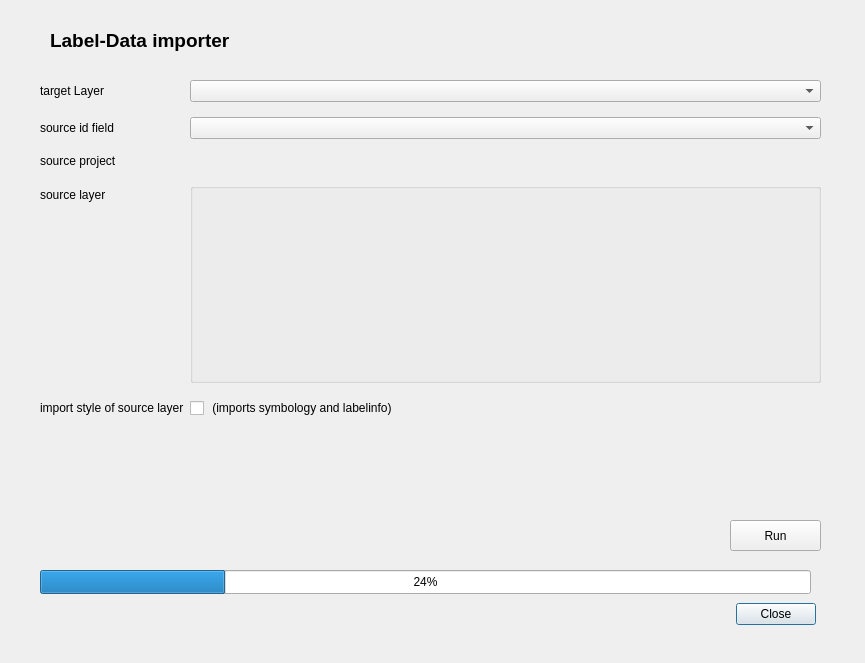
<?xml version="1.0" encoding="UTF-8"?>
<ui version="4.0">
 <class>DataDefinedLabelImporterDialogBase</class>
 <widget class="QDialog" name="DataDefinedLabelImporterDialogBase">
  <property name="geometry">
   <rect>
    <x>0</x>
    <y>0</y>
    <width>865</width>
    <height>663</height>
   </rect>
  </property>
  <property name="windowTitle">
   <string>Auxiliary Labeldata Importer</string>
  </property>
  <widget class="QWidget" name="formLayoutWidget">
   <property name="geometry">
    <rect>
     <x>40</x>
     <y>80</y>
     <width>781</width>
     <height>431</height>
    </rect>
   </property>
   <layout class="QFormLayout" name="formLayout">
    <property name="verticalSpacing">
     <number>15</number>
    </property>
    <item row="0" column="0">
     <widget class="QLabel" name="label_2">
      <property name="text">
       <string>target Layer</string>
      </property>
     </widget>
    </item>
    <item row="0" column="1">
     <widget class="QgsMapLayerComboBox" name="targetLayer"/>
    </item>
    <item row="1" column="0">
     <widget class="QLabel" name="label">
      <property name="text">
       <string>source id field</string>
      </property>
     </widget>
    </item>
    <item row="1" column="1">
     <widget class="QgsFieldComboBox" name="targetIdField"/>
    </item>
    <item row="2" column="0">
     <widget class="QLabel" name="label_4">
      <property name="text">
       <string>source project</string>
      </property>
     </widget>
    </item>
    <item row="2" column="1">
     <widget class="QgsFileWidget" name="projectFile"/>
    </item>
    <item row="3" column="0">
     <widget class="QLabel" name="label_7">
      <property name="text">
       <string>source layer</string>
      </property>
     </widget>
    </item>
    <item row="3" column="1">
     <widget class="QGroupBox" name="sourceLayerBox">
      <property name="minimumSize">
       <size>
        <width>550</width>
        <height>200</height>
       </size>
      </property>
      <property name="title">
       <string/>
      </property>
      <property name="flat">
       <bool>false</bool>
      </property>
      <property name="checkable">
       <bool>false</bool>
      </property>
     </widget>
    </item>
    <item row="4" column="0">
     <widget class="QLabel" name="label_5">
      <property name="text">
       <string>import style of source layer</string>
      </property>
     </widget>
    </item>
    <item row="4" column="1">
     <widget class="QCheckBox" name="checkBox">
      <property name="text">
       <string> (imports symbology and labelinfo)</string>
      </property>
     </widget>
    </item>
   </layout>
  </widget>
  <widget class="QLabel" name="label_6">
   <property name="geometry">
    <rect>
     <x>50</x>
     <y>20</y>
     <width>291</width>
     <height>41</height>
    </rect>
   </property>
   <property name="font">
    <font>
     <pointsize>14</pointsize>
     <weight>75</weight>
     <bold>true</bold>
    </font>
   </property>
   <property name="text">
    <string>Label-Data importer</string>
   </property>
  </widget>
  <widget class="QProgressBar" name="progressBar">
   <property name="geometry">
    <rect>
     <x>40</x>
     <y>570</y>
     <width>771</width>
     <height>24</height>
    </rect>
   </property>
   <property name="value">
    <number>24</number>
   </property>
  </widget>
  <widget class="QDialogButtonBox" name="button_box">
   <property name="geometry">
    <rect>
     <x>200</x>
     <y>600</y>
     <width>616</width>
     <height>28</height>
    </rect>
   </property>
   <property name="orientation">
    <enum>Qt::Horizontal</enum>
   </property>
   <property name="standardButtons">
    <set>QDialogButtonBox::Close</set>
   </property>
  </widget>
  <widget class="QPushButton" name="runButton">
   <property name="geometry">
    <rect>
     <x>730</x>
     <y>520</y>
     <width>91</width>
     <height>31</height>
    </rect>
   </property>
   <property name="text">
    <string>Run</string>
   </property>
  </widget>
 </widget>
 <customwidgets>
  <customwidget>
   <class>QgsFieldComboBox</class>
   <extends>QComboBox</extends>
   <header>qgsfieldcombobox.h</header>
  </customwidget>
  <customwidget>
   <class>QgsFileWidget</class>
   <extends>QWidget</extends>
   <header>qgsfilewidget.h</header>
  </customwidget>
  <customwidget>
   <class>QgsMapLayerComboBox</class>
   <extends>QComboBox</extends>
   <header>qgsmaplayercombobox.h</header>
  </customwidget>
 </customwidgets>
 <resources/>
 <connections>
  <connection>
   <sender>button_box</sender>
   <signal>accepted()</signal>
   <receiver>DataDefinedLabelImporterDialogBase</receiver>
   <slot>accept()</slot>
   <hints>
    <hint type="sourcelabel">
     <x>20</x>
     <y>20</y>
    </hint>
    <hint type="destinationlabel">
     <x>20</x>
     <y>20</y>
    </hint>
   </hints>
  </connection>
  <connection>
   <sender>button_box</sender>
   <signal>rejected()</signal>
   <receiver>DataDefinedLabelImporterDialogBase</receiver>
   <slot>reject()</slot>
   <hints>
    <hint type="sourcelabel">
     <x>20</x>
     <y>20</y>
    </hint>
    <hint type="destinationlabel">
     <x>20</x>
     <y>20</y>
    </hint>
   </hints>
  </connection>
 </connections>
</ui>
